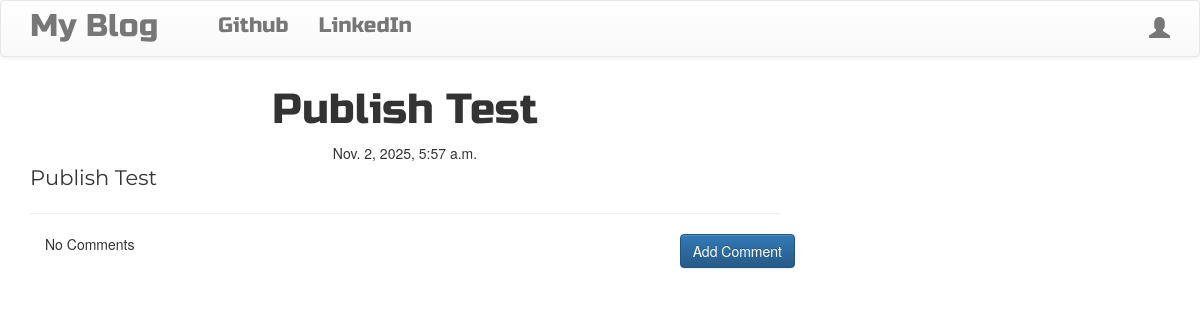
/post/3/, run on an earlier commit of the app's database.
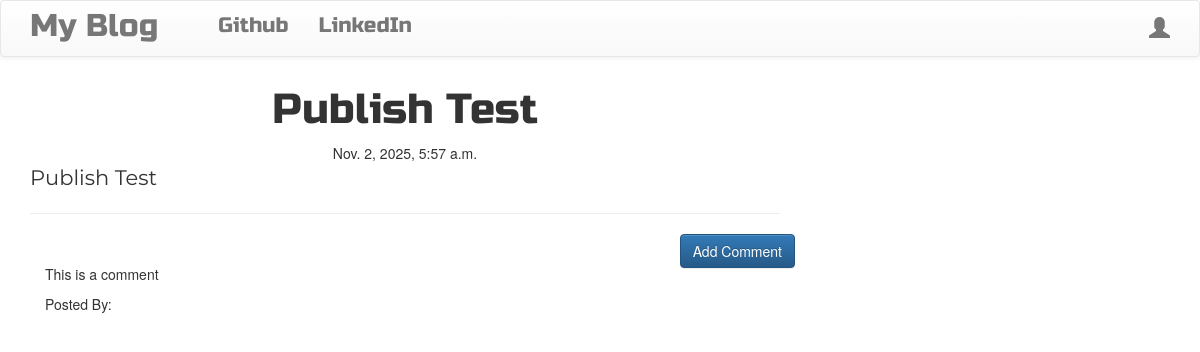
And on a later commit of the database.
### blog/models.py (models this page shows, shortened)
class Comment(models.Model):
    post = models.ForeignKey('blog.Post', related_name='comments', on_delete=models.CASCADE)
    author = models.CharField(max_length=200)
    text = models.TextField()
    create_date = models.DateTimeField(default=timezone.now())
    approved_comment = models.BooleanField(default=False)

### blog/views.py (the view)
# urls.py: path('post/<int:pk>/', views.PostDetailView.as_view(), name='post_detail'),
class PostDetailView(DetailView):
    model = Post

### blog/templates/blog/post_detail.html (shortened to what this page needs)
{% extends "blog/base.html" %}
{% block body_block %}
    <h1 class='posttitle loader'>{{post.title}}</h1>
    {% if post.published_date %}
        <div class='date postdate'>
            {{post.published_date}}
        </div>
    {% else %}
        <a class="btn btn-default" href="{% url "post_publish" pk=post.pk %}">Publish?</a>
    {% endif %}
    <p class='postcontent'>{{post.title|safe|linebreaksbr}}</p>
    <hr>
    <a class='btn btn-primary btn-comment' href="{% url "add_comment_to_post" pk=post.pk %}">Add Comment</a>
    <div class='container'>
        {% for comment in post.comments.all %}
            <br>
            {% if user.is_authenticated or comment.approved_comment %}
                <p>{{comment.text|safe|linebreaks}}</p>
                <p>Posted By:{{comment.auther}}</p>
            {% endif %}
            {% empty %}
            <p>No Comments</p>
        {% endfor %}
    </div>
{% endblock body_block %}

What changed in the data, as far as the page shows it:
added Comment: text "This is a comment"
Also different on the page:
text no longer shown: "No Comments"
